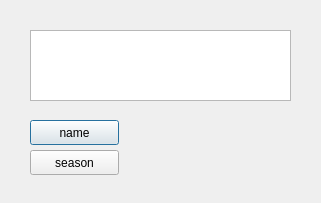
<?xml version="1.0" encoding="UTF-8"?>
<ui version="4.0">
 <class>Dialog</class>
 <widget class="QDialog" name="Dialog">
  <property name="geometry">
   <rect>
    <x>0</x>
    <y>0</y>
    <width>321</width>
    <height>203</height>
   </rect>
  </property>
  <property name="windowTitle">
   <string>Dialog</string>
  </property>
  <widget class="QTextEdit" name="textEdit">
   <property name="geometry">
    <rect>
     <x>30</x>
     <y>30</y>
     <width>261</width>
     <height>71</height>
    </rect>
   </property>
   <property name="readOnly">
    <bool>true</bool>
   </property>
  </widget>
  <widget class="QPushButton" name="btnName">
   <property name="geometry">
    <rect>
     <x>30</x>
     <y>120</y>
     <width>89</width>
     <height>25</height>
    </rect>
   </property>
   <property name="text">
    <string>name</string>
   </property>
  </widget>
  <widget class="QPushButton" name="btnSeason">
   <property name="geometry">
    <rect>
     <x>30</x>
     <y>150</y>
     <width>89</width>
     <height>25</height>
    </rect>
   </property>
   <property name="text">
    <string>season</string>
   </property>
  </widget>
 </widget>
 <resources/>
 <connections/>
</ui>
